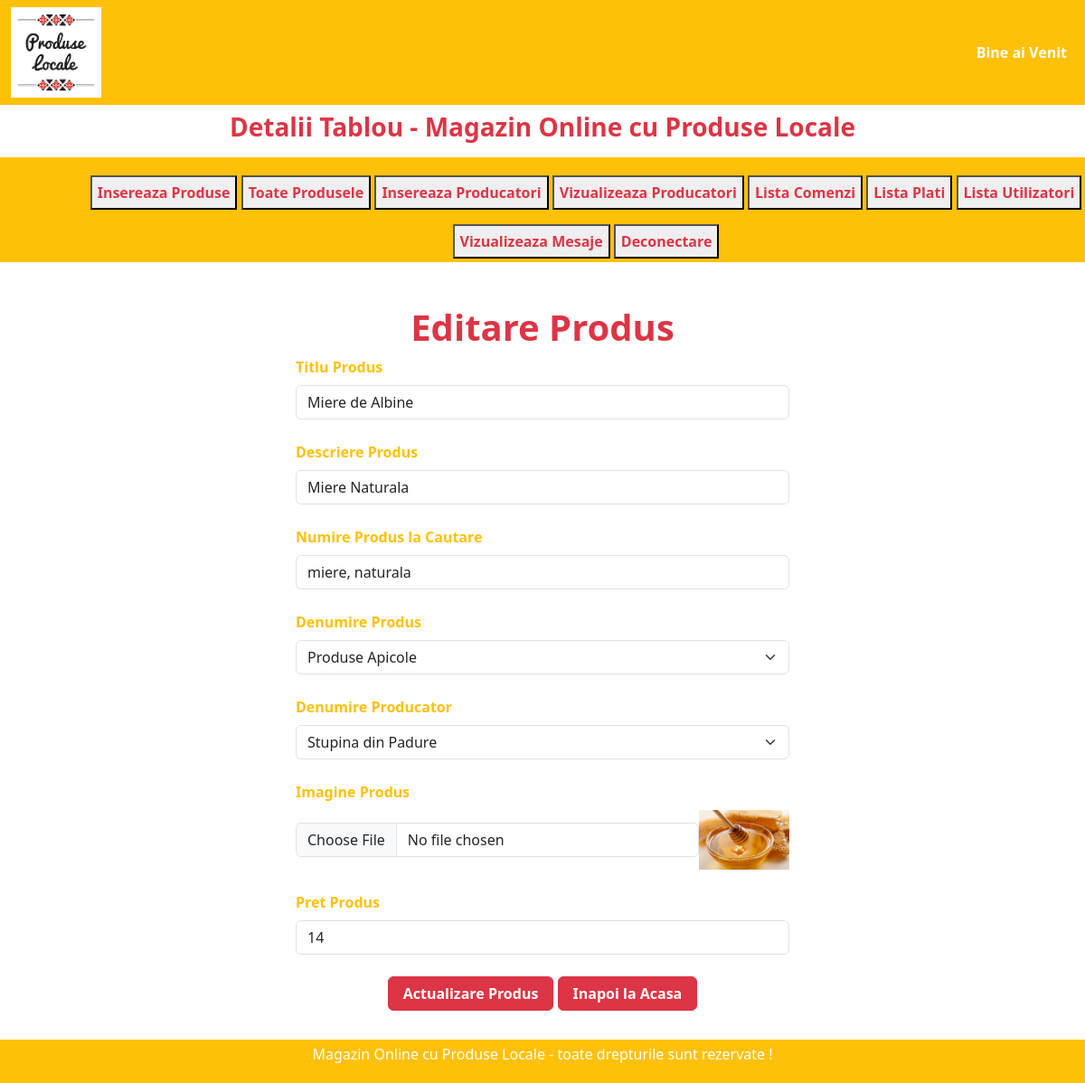
The app's page /Licenta2024/magazin_online/admin_area/index.php?edit_products=12 with its own data.
### tables this page shows
CREATE TABLE `products` (
  `product_id` int(11) NOT NULL,
  `product_title` varchar(100) NOT NULL,
  `product_description` varchar(255) NOT NULL,
  `product_keywords` varchar(255) NOT NULL,
  `category_id` int(11) NOT NULL,
  `brand_id` int(11) NOT NULL,
  `product_image1` varchar(255) NOT NULL,
  `product_image2` varchar(255) NOT NULL,
  `product_image3` varchar(255) NOT NULL,
  `product_price` varchar(100) NOT NULL,
  `date` timestamp NOT NULL DEFAULT current_timestamp() ON UPDATE current_timestamp(),
  `status` varchar(100) NOT NULL
);

CREATE TABLE `categories` (
  `category_id` int(11) NOT NULL,
  `category_title` varchar(100) NOT NULL
);

CREATE TABLE `brands` (
  `brand_id` int(11) NOT NULL,
  `brand_title` varchar(100) NOT NULL
);

### Licenta2024/magazin_online/admin_area/edit_products.php (the view, shortened to what this page needs)
<?php
        global $con;
             if(isset($_GET['edit_products'])){
                $edit_id = $_GET['edit_products'];
                $get_data = "SELECT * FROM `products` WHERE
                product_id = $edit_id ";
                $result = mysqli_query($con, $get_data);
                $row = mysqli_fetch_assoc($result);
                $product_title = $row['product_title'];
                $product_description = $row['product_description'];
                $product_keywords = $row['product_keywords'];
                $category_id = $row['category_id'];
                $brand_id = $row['brand_id'];
                $product_image1 = $row['product_image1'];
                $product_price = $row['product_price'];
                $select_category = "SELECT * FROM `categories`
                WHERE category_id = $category_id ";
                $result_category =mysqli_query($con, $select_category);
                $row_category = mysqli_fetch_assoc($result_category);
                $category_title = $row_category ['category_title'];
                $select_brand = "SELECT * FROM `brands`
                WHERE brand_id = $brand_id ";
                $result_brand =mysqli_query($con, $select_brand);
                $row_brand = mysqli_fetch_assoc($result_brand);
                $brand_title = $row_brand ['brand_title'];
             }
        ?>
        <div class="container mt-5">
            <h1 class="text-center text-danger fw-bold"> Editare Produs </h1>
            <form action="" method="post" enctype="multipart/form-data">
                <div class="form-outline w-50 m-auto mb-4">
                    <label for="product_title" class="form-label text-warning fw-bold">
                        Titlu Produs
                    </label>
                    <input type="text" id="product_title"
                    value="<?php echo $product_title ?>"
                    name="product_title" class="form-control" required="required">
                </div>
                <div class="form-outline w-50 m-auto mb-4">
                    <label for="product_desc" class="form-label text-warning fw-bold">
                        Descriere Produs
                    </label>
                    <input type="text" id="product_desc"
                    value="<?php echo $product_description ?>"
                    name="product_desc" class="form-control" required="required">
                </div>
                <div class="form-outline w-50 m-auto mb-4">
                    <label for="product_keywords" class="form-label text-warning fw-bold">
                        Numire Produs la Cautare
                    </label>
                    <input type="text" id="product_keywords"
                    value="<?php echo $product_keywords ?>"
                    name="product_keywords" class="form-control" required="required">
                </div>
                <div class="form-outline w-50 m-auto mb-4">
                <label for="product_category" class="form-label text-warning fw-bold">
                        Denumire Produs
                    </label>
                    <select name="product_category" class="form-select">
                        <option value="<?php echo $category_title ?>"> <?php echo $category_title ?> </option>
                    </select>
                </div>
                <div class="form-outline w-50 m-auto mb-4">
                <label for="product_brands" class="form-label text-warning fw-bold">
                        Denumire Producator
                    </label>
                    <select name="product_brands" class="form-select">
                    <option value="<?php echo $brand_title ?>"> <?php echo $brand_title ?> </option>
                    </select>
                </div>
                <div class="form-outline w-50 m-auto mb-4">
                    <label for="product_image1" class="form-label text-warning fw-bold">
                        Imagine Produs
                    </label>
                    <div class="d-flex">
                    <input type="file" id="product_image1" name="product_image1"
                    class="form-control w-90 m-auto" required="required">
                    <img src="./product_images/<?php echo $product_image1 ?>" alt=""
                    class="product_img">
                    </div>
                </div>
                <div class="form-outline w-50 m-auto mb-4">
                    <label for="product_price" class="form-label text-warning fw-bold">
                        Pret Produs
                    </label>
                    <input type="text" id="product_price"
                    value="<?php echo $product_price ?>"
                    name="product_price" class="form-control" required="required">
                </div>
                <div class="text-center">
                    <input type="submit" name="edit_product" class="btn btn-danger text-white fw-bold mb-3 px-3"
                    value="Actualizare Produs"
                    class="btn btn-info px-3 mb-3">
                    <a href="../admin_area/index.php">
                <h6 class="btn btn-danger text-white fw-bold mb-3 px-3"> Inapoi la Acasa </h6> </a>
                </div>
            </form>
        </div>

### Licenta2024/magazin_online/admin_area/index.php (style rules this page uses)
body { overflow-x: hidden; }
.product_img { width: 100px; object-fit: contain; }

### records on screen
products: product_title "Miere de Albine", product_desc "Miere Naturala", product_keywords "miere, naturala", product_image1 (picture), product_price "14"
categories: product_category "Produse Apicole"
brands: product_brands "Stupina din Padure"
